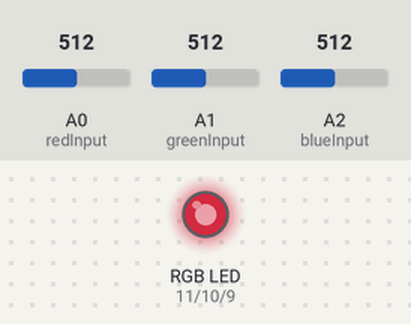
This sketch was run on a simulated Arduino Uno, built with avr-gcc and run on an emulated ATmega328P. Parts: an RGB LED mixed from three pins (HIGH = lit). The inputs (shaded band) are chosen by the test bench; at power-on: A0 (redInput) = 512, A2 (blueInput) = 512, A1 (greenInput) = 512. Dim RGB values are drawn brighter than linear.

Above: at 1.2 s.
1.3 s: A0 (redInput) set to 716
At 2.3 s:
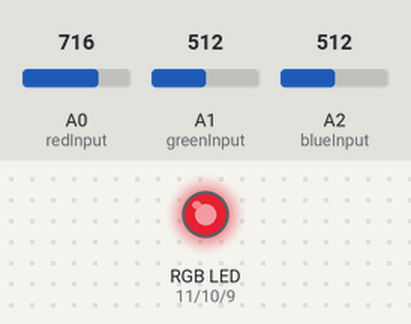
2.8 s: A2 (blueInput) set to 900
At 3.5 s:
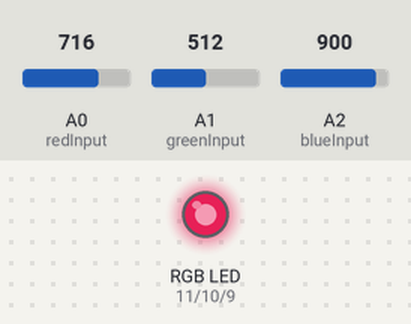
4.3 s: A1 (greenInput) set to 22
At 4.6 s:
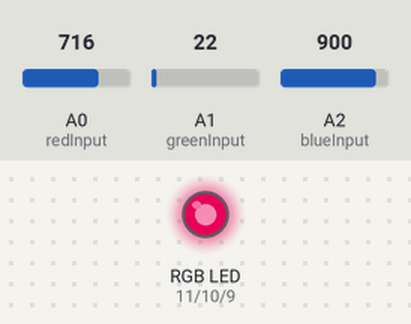
5.8 s: A0 (redInput) set to 900
At 6.9 s:
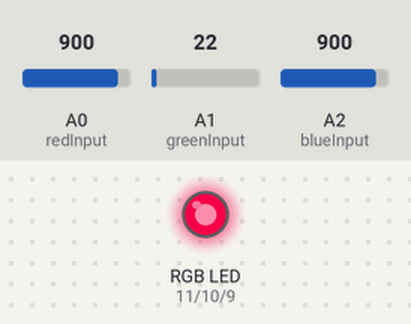
7.3 s: A1 (greenInput) set to 29
8.8 s: A1 (greenInput) set to 33
At 9.2 s:
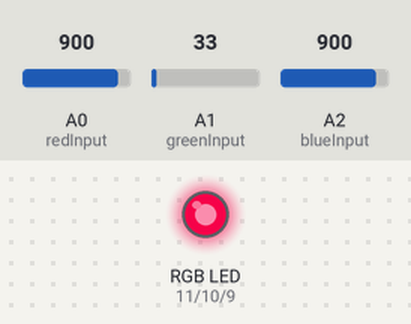
Timing chart, 0 to 11.3 s (numbered marks = the images above; inputs shaded):
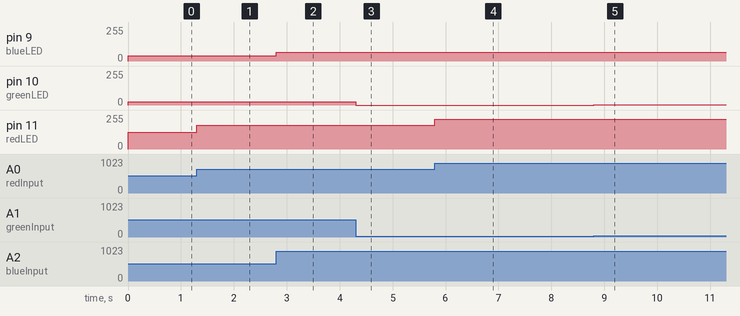

The sketch:

Homework_02.ino
```cpp
#define redInput   A0
#define greenInput A1
#define blueInput  A2

#define redLED   11
#define greenLED 10
#define blueLED  9

#define redCC   1
#define greenCC 0.2
#define blueCC  0.3

#define AnalogReadResolution  1023
#define AnalogWriteResolution 255

#define readThreshold 32


void setup() {
  pinMode(redInput,   INPUT);
  pinMode(greenInput, INPUT);
  pinMode(blueInput,  INPUT);

  pinMode(redLED,   OUTPUT);
  pinMode(greenLED, OUTPUT);
  pinMode(blueLED,  OUTPUT);
}

void loop() {
  // read values from input pins
  unsigned short redValue   = analogRead(redInput);
  unsigned short greenValue = analogRead(greenInput);
  unsigned short blueValue  = analogRead(blueInput);

  // discard noise in the lower range
  if(redValue   < readThreshold) redValue   = 0;
  if(greenValue < readThreshold) greenValue = 0;
  if(blueValue  < readThreshold) blueValue  = 0;

  // map values and add color correction
  redValue   = map(redValue,   0, AnalogReadResolution, 0, AnalogWriteResolution) * redCC;
  greenValue = map(greenValue, 0, AnalogReadResolution, 0, AnalogWriteResolution) * greenCC;
  blueValue  = map(blueValue,  0, AnalogReadResolution, 0, AnalogWriteResolution) * blueCC;

  // write values to output pins
  analogWrite(redLED,   redValue);
  analogWrite(greenLED, greenValue);
  analogWrite(blueLED,  blueValue);
}
```

Measured:
- after the input at 1.3 s, pin 11 (redLED): 127/255 → 178/255 at once
- after the input at 2.8 s, pin 9 (blueLED): 38/255 → 67/255 at once
- after the input at 4.3 s, pin 10 (greenLED): 25/255 → 0/255 at once
- after the input at 5.8 s, pin 11 (redLED): 178/255 → 224/255 at once
- after the input at 7.3 s, every drawn part: stays the same
- after the input at 8.8 s, pin 10 (greenLED): 0/255 → 1/255 at once
